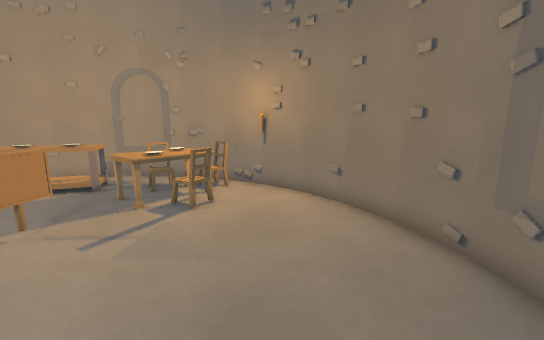
[1] (above)

12 first-person views from a walk through a level from a Godot 3-D game. The camera is 1.3 m above the floor, tilts 10° down and sees 90° across. The floor is counted in squares, 0.5 m on a side. Each view is taken from the middle of a square. On the plan, view 1 faces up. The plan holds only what a view shows up to about 19 squares ahead; the rest is blank. The place goes on beyond the plan.

[2]
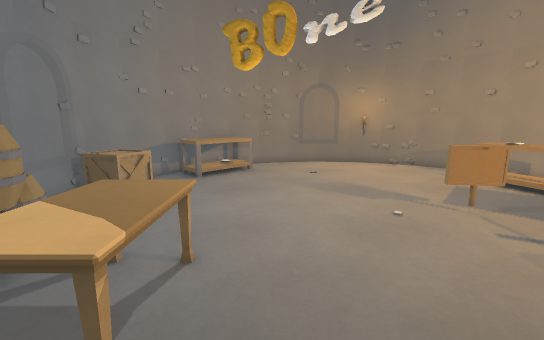

[3]
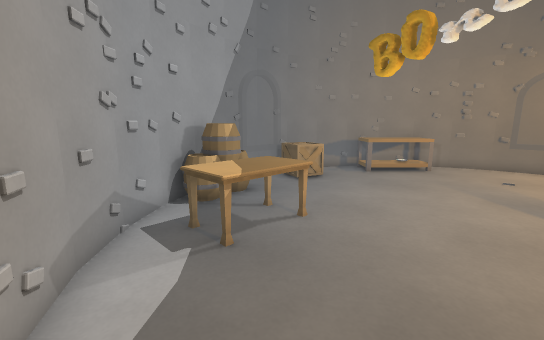

[4]
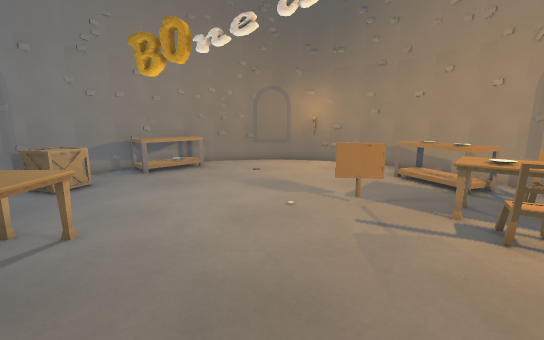

[5]
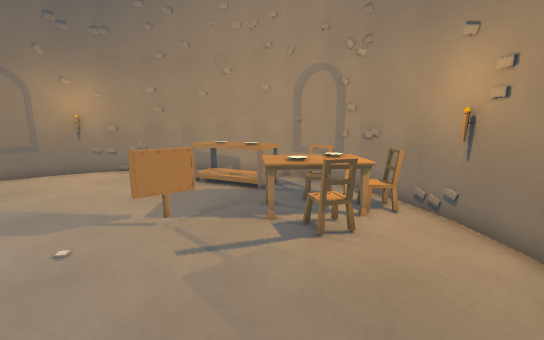

[6]
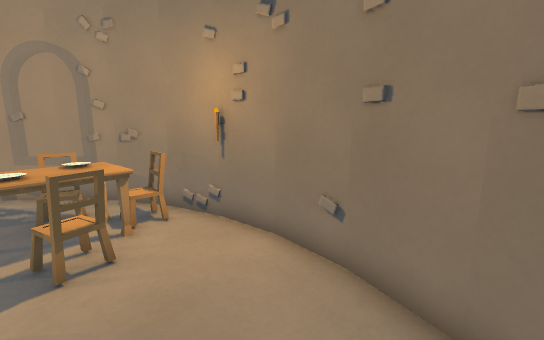

[7]
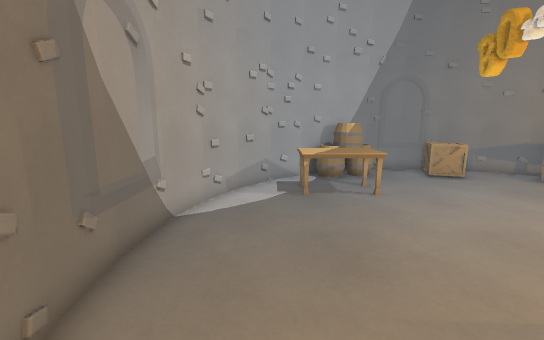

[8]
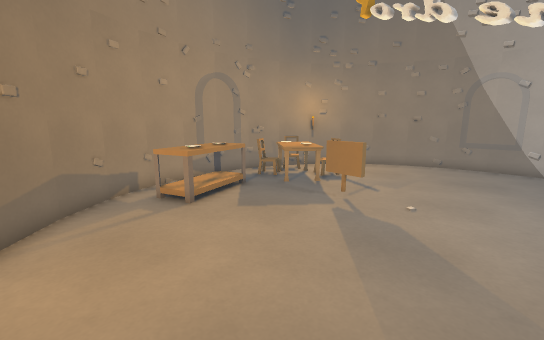

[9]
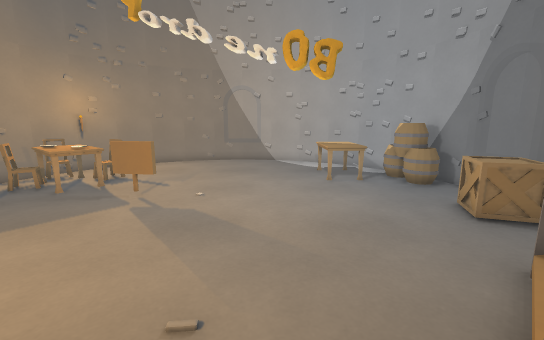

[10]
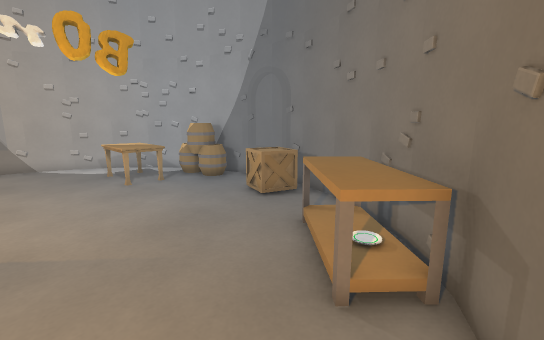

[11]
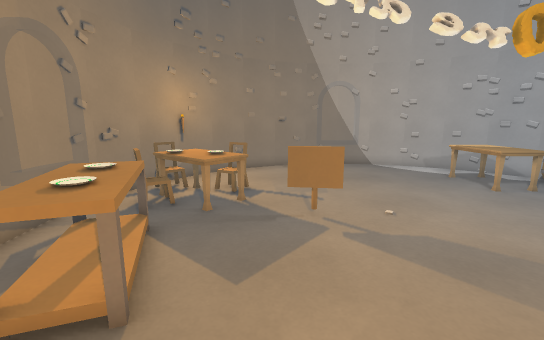

[12]
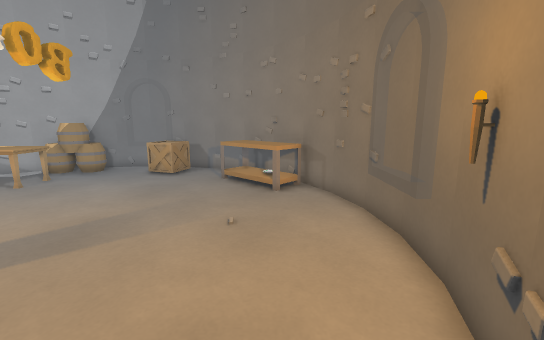

### Floor plan
Key: @ floor where view 1 was taken; # wall or solid block; . floor; = window, fence, low wall or low ledge; S shelf; C chair; T table; R torch; I sign; A crate; B barrel; O other object.
Columns run from 16 left of view 1 to 4 right of it. Each row starts with its distance up from view 1.
 13        #######
 12     ####.....###
 11    ##..SSS.CCTC.R#
 10   ##..SSSS.TOOT..##
  9   #...SSS..TOTC...#
  8  ##........TT.C...##
  7 ##.................#
  6 #R........I........##
  5 #.........I.........#
  4 #...................#
  3 #...................#
  2 #...................#
  1 #...................#
  0 ##..............@..##
 -1  #.S.........TTTT..#
 -2  #SSS........TTTT..#
 -3  ##SSS.......TTTT.##
 -4   ##SS...........##
 -5    ##...AA...BBB##
 -6     ####AA..=B###
 -7        ########

Where each view was taken, in squares from view 1:
view 1: 0 up, 0 right, facing up
view 2: 0 up, 2 right, facing left
view 3: 3 up, 3 right, facing down-left
view 4: 3 up, 3 right, facing left
view 5: 3 up, 1 right, facing up-left
view 6: 4 up, 1 right, facing up
view 7: 8 up, 1 right, facing down
view 8: 1 up, 14 left, facing up-right
view 9: 1 up, 15 left, facing right
view 10: 2 up, 15 left, facing down-right
view 11: 7 up, 13 left, facing right
view 12: 9 up, 13 left, facing down
